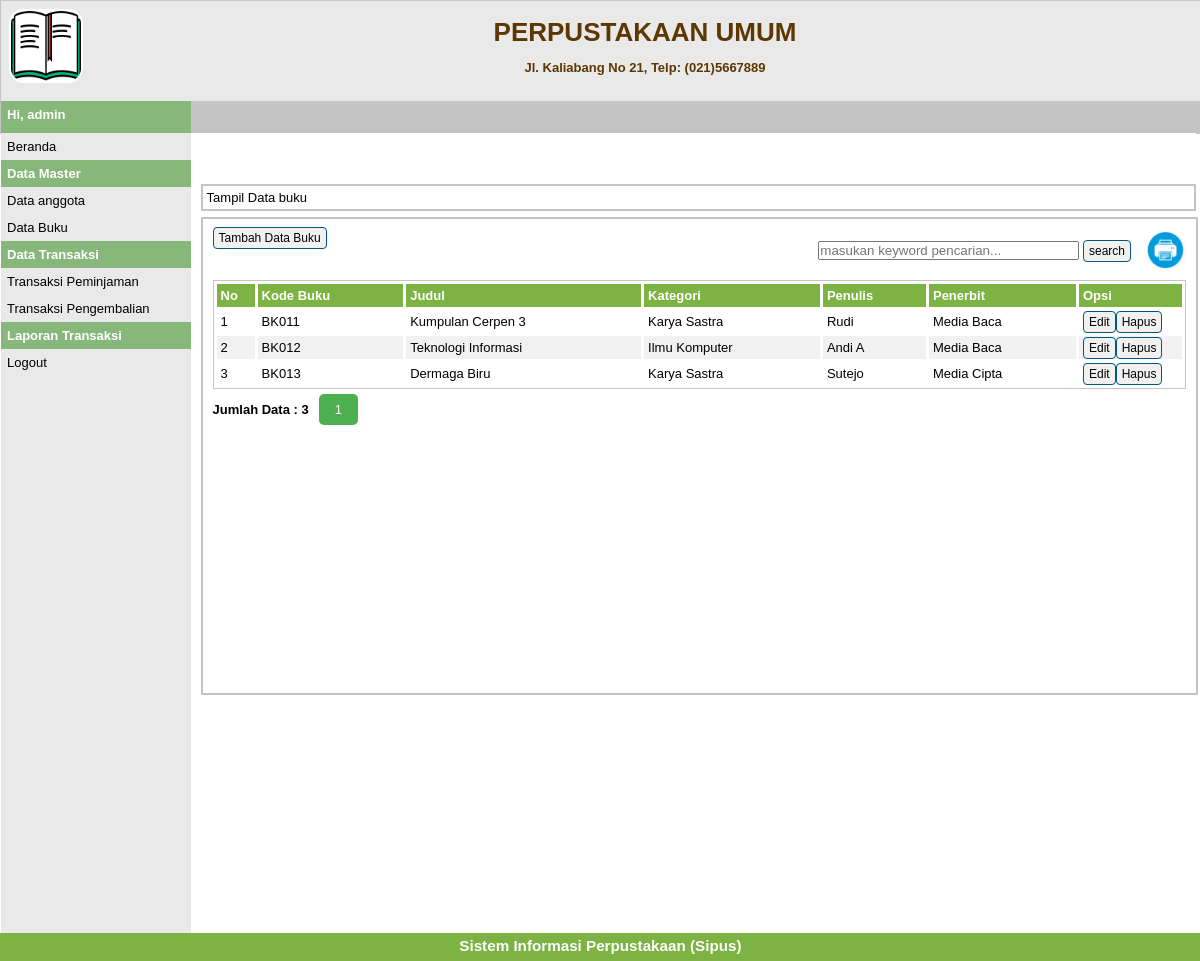
The app's page /index.php?p=buku (signed in) with its own data.
### tables this page shows
CREATE TABLE `buku` (
  `kd_buku` varchar(10) NOT NULL,
  `judul` varchar(50) NOT NULL,
  `kategori` varchar(50) DEFAULT NULL,
  `pengarang` varchar(50) NOT NULL,
  `penerbit` varchar(50) DEFAULT NULL
);

### pages/buku.php (the view, shortened to what this page needs)
<div id="label-page">Tampil Data buku</div>
<div id="content">
   <p id="tombol-tambah-container">
   <form action="" class="form-inline" method="POST">
      <?php $level = $_SESSION['level'] == 'admin';
      if ($level) { ?>
         <a href="index.php?p=buku-input" class="tombol">Tambah Data Buku</a>
         <a href="pages/cetak.php" target="_blank"><img src="print.png" class="print" alt="print"></a>
      <?php } ?>
      <div style="margin-right: 15px; float:right;">
         <form action="" method="POST">
            <input type="text" name="pencarian" id="" autofocus placeholder="masukan keyword pencarian..." autocomplete="off" size="30">
            <input type="submit" value="search" name="search" class="tombol" style="margin-top: 10px;">
         </form>
      </div>
   </form>
   </p>
   <table id="tabel-tampil" border="0" cellspacing="3">
      <tr>
         <th id="label-tampil-no">No</th>
         <th>Kode Buku</th>
         <th>Judul</th>
         <th>Kategori</th>
         <th>Penulis</th>
         <th>Penerbit</th>
         <?php $level = $_SESSION['level'] == 'admin';
         if ($level) { ?>
            <th id="label-opsi-buku">Opsi</th>
         <?php } ?>
      </tr>
      <?php
      $batas = 5;
      extract($_GET);
      if (empty($hal)) {
         $posisi = 0;
         $hal = 1;
         $nomor = 1;
      } else {
         $posisi = ($hal - 1) * $batas;
         $nomor = $posisi + 1;
      }
      if ($_SERVER['REQUEST_METHOD'] == "POST") {
         $pencarian = trim(mysqli_real_escape_string($db, $_POST['pencarian']));
         if ($pencarian != "") {
            $sql = "SELECT * FROM buku WHERE kd_buku LIKE '%$pencarian%' OR judul LIKE '%$pencarian%' OR pengarang LIKE '%$pencarian%' OR tgl_terbit LIKE '%$pencarian%' ";
            $query = $sql;
            $queryJml = $sql;
         } else {
            $query = "SELECT * FROM buku LIMIT $posisi, $batas";
            $queryJml = "SELECT * FROM buku";
            $no = $posisi * 1;
         }
      } else {
         $query = "SELECT * FROM buku LIMIT $posisi, $batas";
         $queryJml = "SELECT * FROM buku";
      }
      $q_tampil_buku = mysqli_query($db, $query);
      if (mysqli_num_rows($q_tampil_buku) > 0) {
         while ($r_tampil_buku = mysqli_fetch_array($q_tampil_buku)) { ?>
            <tr>
               <td><?= $nomor; ?></td>
               <td><?= $r_tampil_buku['kd_buku']; ?></td>
               <td><?= $r_tampil_buku['judul']; ?></td>
               <td><?= $r_tampil_buku['kategori']; ?></td>
               <td><?= $r_tampil_buku['pengarang']; ?></td>
               <td><?= $r_tampil_buku['penerbit']; ?></td>
               <?php $level = $_SESSION['level'] == 'admin';
               if ($level) { ?>
                  <td>
                     <div class="tombol-opsi-container-buku">
                        <a href="index.php?p=buku-edit&id=<?= $r_tampil_buku['kd_buku']; ?>" class="tombol">Edit</a>
                     </div>
                     <div class="tombol-opsi-container-buku">
                        <a href="proses/buku-hapus.php?id=<?= $r_tampil_buku['kd_buku']; ?>" class="tombol" onclick="return confirm('apakah anda yakin akan menghapus data ini')">Hapus</a>
                     </div>
                  </td>
               <?php } ?>
            </tr>
      <?php
            $nomor++;
         }
      } else {
         echo "<td colspan='6'> Data tidak ditemukan </td>";
      }
      ?>
   </table>
   <?php
   if (isset($_POST['pencarian'])) {
      if ($_POST['pencarian'] != '') {
         echo "<div style='float:left;'>";
         $jml = mysqli_num_rows(mysqli_query($db, $queryJml));
         echo "Data hasil pencarian : <b>$jml</b>";
         echo "</div>";
      }
   } else {
   ?>
      <div style="float: left; margin-top:13px; font-weight:bold;">
         <?php
         $jml = mysqli_num_rows(mysqli_query($db, $queryJml));
         echo "Jumlah Data : <b>$jml</b>";
         ?>
      </div>
      <div class="pagination">
         <?php
         $jml_hal = ceil($jml / $batas);
         for ($i = 1; $i <= $jml_hal; $i++) {
            if ($i != $hal) {
               echo "<a href='?p=buku&hal=$i'>$i</a>";
            } else {
               echo "<a class='active'>$i</a>";
            }
         }
         ?>
      </div>
   <?php } ?>
</div>

### style.css (style rules this page uses)
* { margin: 0px; padding: 0px; }
body { font-family: sans-serif; font-size: 13px; color: black; }
.pagination { display: inline-block; margin-left: 10px; margin-top: 5px; }
.pagination a { color: black; float: left; padding: 8px 16px; text-decoration: none; }
.pagination a.active { background-color: #4caf50; color: white; border-radius: 5px; }
#label-page { margin-top: 6px; margin-bottom: 6px; margin-left: 10px; border: 2px solid #c4c4c4; padding: 4px; width: 97.8%; }
.print { width: 40px; height: 40px; border-radius: 50%; float: right; padding-bottom: 10px; }
#content { float: left; width: 96.8%; min-height: 454px; border: 2px solid #c4c4c4; padding: 10px; margin-bottom: 6px; margin-left: 10px; }
.tombol { border-radius: 4px; font-size: 12px; text-decoration: none; background-color: #f1f1f1; padding-top: 3px; padding-bottom: 3px; padding-left: 5px; padding-right: 5px; border: 1px solid #01597e; color: black; margin-bottom: 5px; }
.tombol-opsi-container-buku { float: left; }
#tombol-tambah-container { margin-bottom: 1px; }
#tabel-tampil { border: 1px solid #c4c4c4; width: 100%; }
#tabel-tampil tr:nth-child(odd) { background-color: #f1f1f1; }
#tabel-tampil tr th { background-color: #7cb342; color: #ffffff; padding: 4px; text-align: left; }
#tabel-tampil td { padding: 4px; }
#label-tampil-no { width: 30px; }
#label-opsi-buku { width: 95px; font-weight: bold; }

### records on screen
buku: kd_buku "BK011", judul "Kumpulan Cerpen 3", kategori "Karya Sastra", pengarang "Rudi", penerbit "Media Baca"
buku: kd_buku "BK012", judul "Teknologi Informasi", kategori "Ilmu Komputer", pengarang "Andi A", penerbit "Media Baca"
buku: kd_buku "BK013", judul "Dermaga Biru", kategori "Karya Sastra", pengarang "Sutejo", penerbit "Media Cipta"

### other values on screen
$_SESSION['level'] "admin"
$jml "3"
